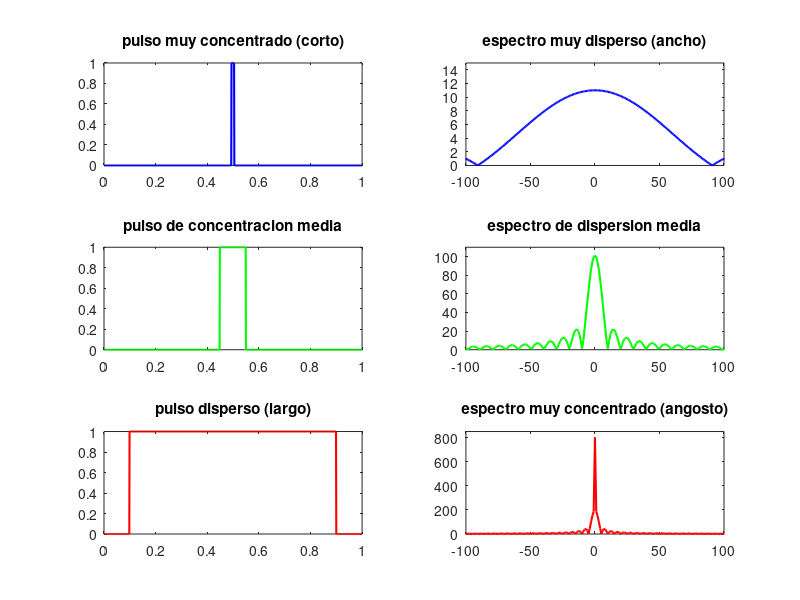

Here is the MATLAB script that generated this plot:
# definimos los parametros del sistema
fs = 1000;
n_muestras = 1000;
t = (0:n_muestras-1)/fs;
# creamos tres vectores llenos de ceros para nuestras ventanas
p_angosto = zeros(1, n_muestras);
p_medio = zeros(1, n_muestras);
p_ancho = zeros(1, n_muestras);
# llenamos con unos la region central para concentrar la energia temporal

# pulso muy concentrado en el tiempo de 10 muestras
p_angosto(495:505) = 1;
# pulso de concentracion media de 100 muestras
p_medio(450:550) = 1;
# pulso muy disperso en el tiempo de 800 muestras
p_ancho(100:900) = 1;

# calculamos las transformadas discretas de fourier de cada ventana
# usamos abs para obtener la magnitud del espectro
# usamos fftshift para correr la frecuencia 0 hz exactamente al centro del eje
f_angosto = fftshift(abs(fft(p_angosto)));
f_medio = fftshift(abs(fft(p_medio)));
f_ancho = fftshift(abs(fft(p_ancho)));

# definimos el eje x de frecuencias simetrico para poder visualizarlo bien
frec = (-n_muestras/2 : n_muestras/2 - 1) * (fs / n_muestras);

# preparamos una figura con seis graficos enfrentados
figure(1);

# graficos de los pulsos en el dominio del tiempo
subplot(3, 2, 1);
plot(t, p_angosto, 'b', 'LineWidth', 1.5);
title('pulso muy concentrado (corto)');

subplot(3, 2, 3);
plot(t, p_medio, 'g', 'LineWidth', 1.5);
title('pulso de concentracion media');

subplot(3, 2, 5);
plot(t, p_ancho, 'r', 'LineWidth', 1.5);
title('pulso disperso (largo)');

# graficos de los espectros en el dominio de la frecuencia
subplot(3, 2, 2);
plot(frec, f_angosto, 'b', 'LineWidth', 1.5);
title('espectro muy disperso (ancho)');
axis([-100 100 0 15]);

subplot(3, 2, 4);
plot(frec, f_medio, 'g', 'LineWidth', 1.5);
title('espectro de dispersion media');
axis([-100 100 0 110]);

subplot(3, 2, 6);
plot(frec, f_ancho, 'r', 'LineWidth', 1.5);
title('espectro muy concentrado (angosto)');
axis([-100 100 0 850]);
pause(15);
